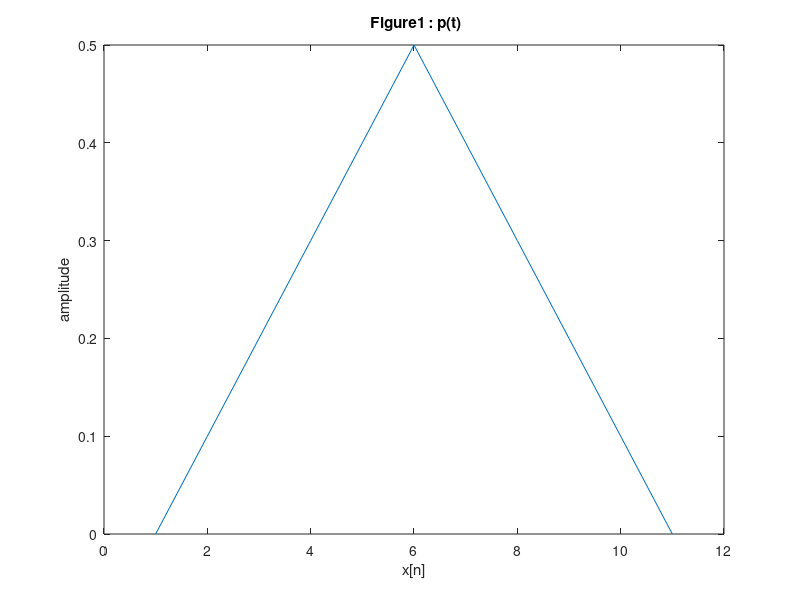
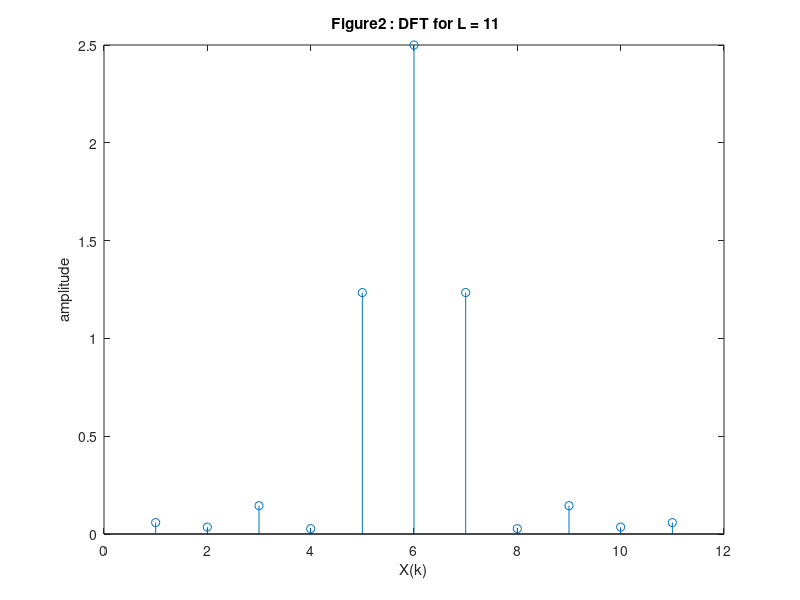
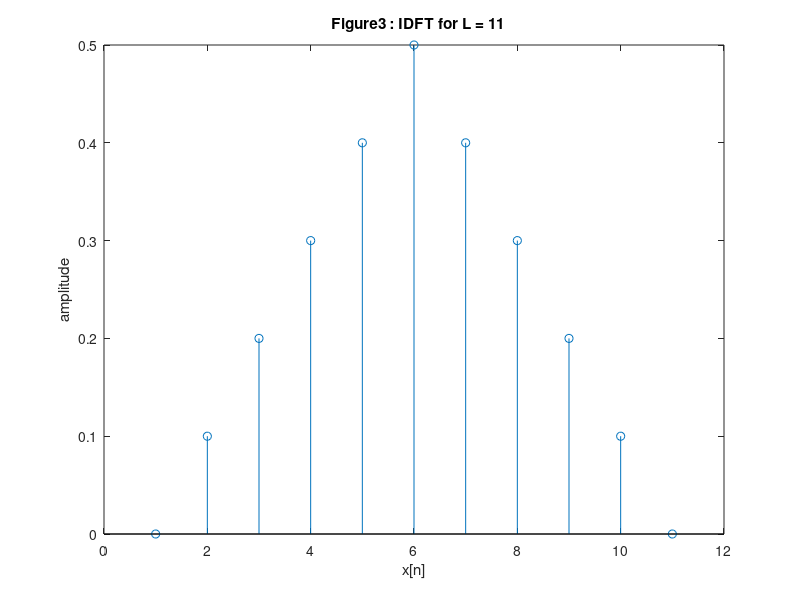
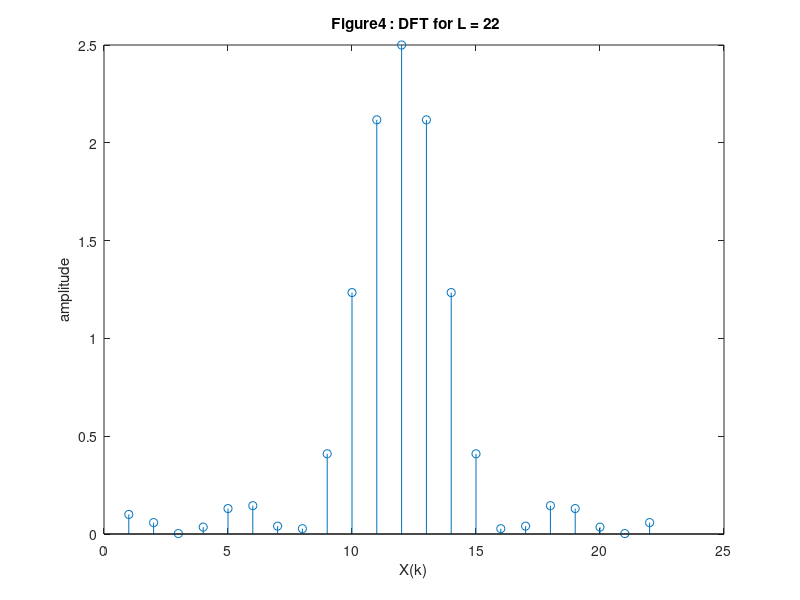

The MATLAB source for these figures, in order:
close all, clear all, clc;
tx = 0:1:10;
%Generating p(t)
for t = 0:1:10
    t_ = t*(1/10);
    if t <= 5
        pt(t+1) = 1*t_;
    else
        pt(t+1) = 1*(1-t_);
    end
end

figure(1);
plot(pt);
title(' Figure1 : p(t)');
xlabel('x[n]');
ylabel('amplitude');

DFT_11 = abs(fftshift(fft(pt,11)));

figure(2);
stem(DFT_11);
title(' Figure2 : DFT for L = 11');
xlabel('X(k)');
ylabel('amplitude');

figure(3);
IDFT_11 = ifft((fft(pt,11)),11);
stem(IDFT_11);
title('  Figure3 : IDFT for L = 11');
xlabel('x[n]');
ylabel('amplitude');

%L = 22
DFT_22 = abs(fftshift(fft(pt,22)));

figure(4);
stem(DFT_22);
title(' Figure4 : DFT for L = 22');
xlabel('X(k)');
ylabel('amplitude');

figure(5);
IDFT_22 = ifft((fft(pt,22)),22);
stem(IDFT_22);
title(' Figure5 : IDFT for L = 22');
xlabel('x[n]');
ylabel('amplitude');


%L = 33
DFT_33 = abs(fftshift(fft(pt,33)));

figure(6);
stem(DFT_33);
title(' Figure6 : DFT for L = 33');
xlabel('X(k)');
ylabel('amplitude');

figure(7);
IDFT_33 = ifft((fft(pt,33)),33);
stem(IDFT_33);
title(' Figure7 : IDFT for L = 33');
xlabel('x[n]');
ylabel('amplitude');




